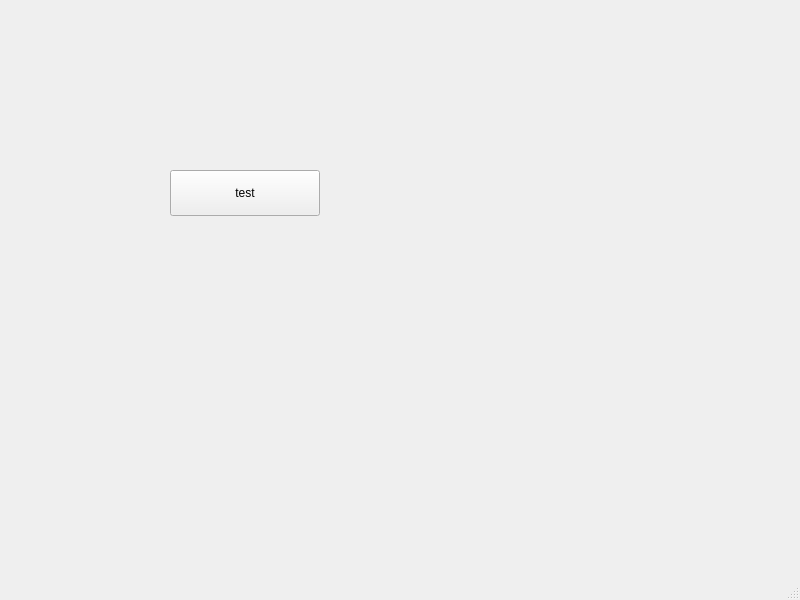
<?xml version="1.0" encoding="UTF-8"?>
<ui version="4.0">
 <class>MainWindow</class>
 <widget class="QMainWindow" name="MainWindow">
  <property name="geometry">
   <rect>
    <x>0</x>
    <y>0</y>
    <width>800</width>
    <height>600</height>
   </rect>
  </property>
  <property name="windowTitle">
   <string>MainWindow</string>
  </property>
  <widget class="QWidget" name="centralwidget">
   <widget class="QPushButton" name="pushButton">
    <property name="geometry">
     <rect>
      <x>170</x>
      <y>170</y>
      <width>150</width>
      <height>46</height>
     </rect>
    </property>
    <property name="text">
     <string>test</string>
    </property>
   </widget>
  </widget>
  <widget class="QMenuBar" name="menubar">
   <property name="geometry">
    <rect>
     <x>0</x>
     <y>0</y>
     <width>800</width>
     <height>37</height>
    </rect>
   </property>
  </widget>
  <widget class="QStatusBar" name="statusbar"/>
 </widget>
 <resources/>
 <connections/>
</ui>
